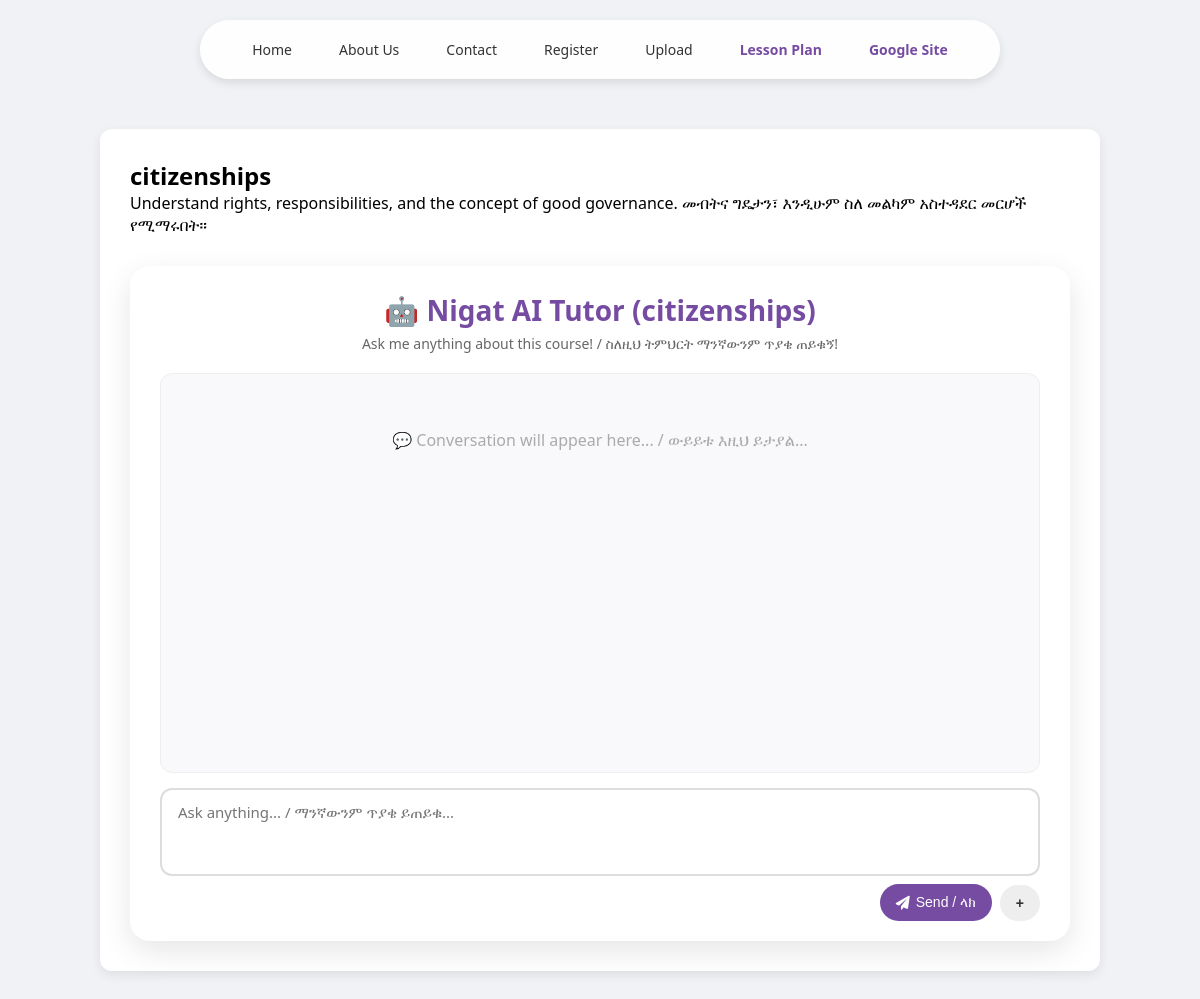
/course/5, run on the app's committed database.
### app.py (models this page shows)
class Course(db.Model):
    __tablename__ = 'course'
    id = db.Column(db.Integer, primary_key=True)
    name = db.Column(db.String(100), nullable=False)
    description = db.Column(db.Text, nullable=False)
    color = db.Column(db.String(20), default='blue')
    quiz_link = db.Column(db.String(500))

### app.py (the view)
@app.route('/course/<int:course_id>')
def course_detail(course_id):
    return render_template('course_detail.html', course=Course.query.get_or_404(course_id))

### templates/course_detail.html (shortened to what this page needs)
<!DOCTYPE html>
<html oncontextmenu="return false;" onselectstart="return false;" ondragstart="return false;">
<head>
    <link rel="stylesheet" href="{{ url_for('static', filename='style.css') }}">
    <link rel="stylesheet" href="https://cdnjs.cloudflare.com/ajax/libs/font-awesome/6.0.0-beta3/css/all.min.css">
</head>
<body>
    <nav>
        <a href="{{ url_for('home') }}">Home</a>
        <a href="{{ url_for('about') }}">About Us</a>
        <a href="{{ url_for('contact') }}">Contact</a>
        <a href="{{ url_for('register') }}">Register</a>
        <a href="{{ url_for('upload_file') }}">Upload</a>
        <a href="{{ url_for('lesson_home') }}" style="color: #764ba2; font-weight: 600;">Lesson Plan</a>
        <a href="https://sites.google.com/view/your-site-link" target="_blank" style="color: #764ba2; font-weight: 600;">Google Site</a>
    </nav>
    <section class="content-box" style="margin: 50px auto; max-width: 1000px; background: white; padding: 30px; border-radius: 12px; box-shadow: 0 4px 12px rgba(0,0,0,0.08);">
        <h1>{{ course.name }}</h1>
        <p>{{ course.description }}</p>
        <div class="chat-box" style="margin-top: 30px;">
            <h2>🤖 Nigat AI Tutor ({{ course.name }})</h2>
            <p class="chat-sub">Ask me anything about this course! / ስለዚህ ትምህርት ማንኛውንም ጥያቄ ጠይቁኝ!</p>
            <div class="chat-history" id="chat-history">
                <p class="placeholder">💬 Conversation will appear here... / ውይይቱ እዚህ ይታያል...</p>
            </div>
            <div class="chat-input">
                <textarea id="user-query" placeholder="Ask anything... / ማንኛውንም ጥያቄ ይጠይቁ..." rows="3"></textarea>
                <div class="chat-actions">
                    <button onclick="askAI()" class="btn-purple"><i class="fas fa-paper-plane"></i> Send / ላክ</button>
                    <button onclick="togglePlusMenu()" class="btn-plus" id="plusBtn">+</button>
                </div>
            </div>
        </div>
    </section>
</body>
</html>

### static/style.css (style rules this page uses)
* { margin: 0; padding: 0; box-sizing: border-box; }
body { font-family: 'Segoe UI', Tahoma, Geneva, Verdana, sans-serif; background: #f0f2f5; min-height: 100vh; padding: 20px; }
nav { display: flex; justify-content: center; gap: 15px; background: rgba(255, 255, 255, 0.95); padding: 12px 20px; border-radius: 50px; max-width: 800px; margin: 0 auto 30px; box-shadow: 0 4px 10px rgba(0, 0, 0, 0.1); flex-wrap: wrap; }
nav a { text-decoration: none; color: #333; font-weight: 500; padding: 8px 16px; border-radius: 30px; transition: 0.3s; font-size: 14px; }
.chat-box { background: white; border-radius: 20px; padding: 25px 30px 20px; box-shadow: 0 10px 30px rgba(0, 0, 0, 0.1); width: 100%; max-width: 1100px; margin: 0 auto; }
.chat-box h2 { color: #764ba2; font-size: 28px; margin-bottom: 5px; text-align: center; }
.chat-sub { text-align: center; color: #666; margin-bottom: 20px; font-size: 14px; }
.chat-history { height: 400px; overflow-y: auto; padding: 15px; background: #f9f9fc; border-radius: 12px; margin-bottom: 15px; border: 1px solid #eee; }
.chat-history .placeholder { color: #aaa; text-align: center; padding: 40px 0; font-size: 16px; }
.chat-input { display: flex; flex-direction: column; gap: 8px; width: 100%; }
.chat-input textarea { width: 100%; padding: 12px 16px; border: 2px solid #ddd; border-radius: 12px; font-size: 15px; resize: none; outline: none; transition: 0.3s; font-family: inherit; min-height: 50px; max-height: 200px; overflow-y: auto; }
.chat-actions { display: flex; gap: 8px; align-items: center; justify-content: flex-end; flex-wrap: wrap; }
.chat-actions button { border: none; padding: 10px 16px; border-radius: 30px; font-size: 14px; cursor: pointer; transition: 0.3s; display: inline-flex; align-items: center; gap: 6px; }
.btn-purple { background: #764ba2; color: white; }
.btn-plus { background: #eee; color: #333; font-size: 20px; font-weight: bold; padding: 8px 14px; border-radius: 50%; }

### data on the page
Course: name "citizenships", description "Understand rights, responsibilities, and the concept of good governance. መብትና ግዴታን፣ እንዲሁም ስለ መልካም አስተዳደር መርሆች የሚማሩበት።"
